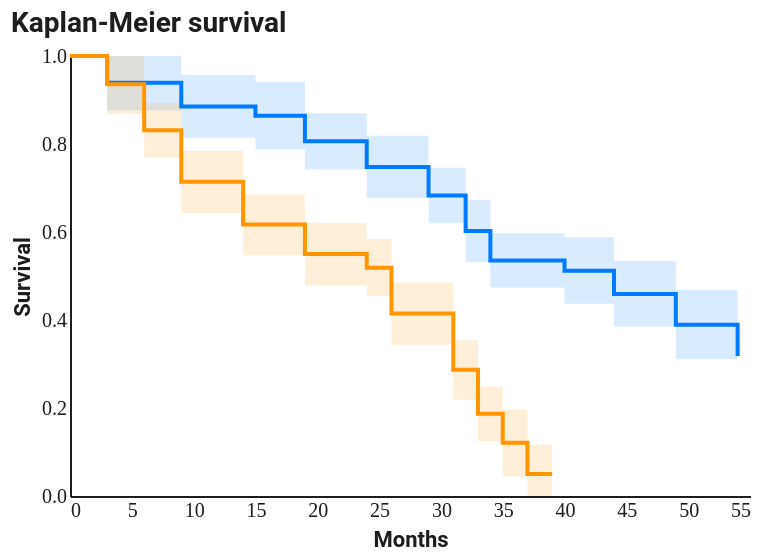

Source (Vega-Lite JSON):
### Vega-Lite specification from a JSON file in a GitHub repository (floating-point values rounded to 4 significant figures)
{"$schema": "https://vega.github.io/schema/vega-lite/v5.json", "config": {"background": "#FFFFFF", "font": "Roboto, Roboto Serif, Roboto Mono, system-ui, sans-serif", "view": {"stroke": null, "cornerRadius": 10}, "axis": {"domain": true, "domainColor": "#1D1D1F", "labelColor": "#1D1D1F", "titleColor": "#1D1D1F", "grid": false, "ticks": false, "labelFont": "Roboto Mono", "titleFont": "Roboto"}, "axisTop": {"domain": false, "domainColor": null, "labels": false, "ticks": false, "title": null}, "axisRight": {"domain": false, "domainColor": null, "labels": false, "ticks": false, "title": null}, "legend": {"titleFont": "Roboto", "labelFont": "Roboto", "labelColor": "#1D1D1F", "titleColor": "#1D1D1F"}, "title": {"font": "Roboto", "fontSize": 14, "color": "#1D1D1F", "subtitleFont": "Roboto", "subtitleColor": "#1D1D1F"}, "range": {"category": ["#FF3B30", "#FF9500", "#FFCC00", "#28CD41", "#79DBDC", "#007AFF", "#AF52DE", "#FF2D55"]}, "bar": {"cornerRadiusEnd": 4}, "line": {"strokeWidth": 2}, "point": {"filled": true, "size": 40}}, "width": 340, "height": 220, "title": {"text": "Kaplan-Meier survival", "anchor": "start"}, "data": {"values": [{"t": 0, "s": 1.0, "lo": 1.0, "hi": 1.0, "arm": "Treatment"}, {"t": 3, "s": 0.939, "lo": 0.876, "hi": 1, "arm": "Treatment"}, {"t": 9, "s": 0.885, "lo": 0.814, "hi": 0.957, "arm": "Treatment"}, {"t": 15, "s": 0.864, "lo": 0.788, "hi": 0.941, "arm": "Treatment"}, {"t": 19, "s": 0.806, "lo": 0.742, "hi": 0.87, "arm": "Treatment"}, {"t": 24, "s": 0.748, "lo": 0.677, "hi": 0.819, "arm": "Treatment"}, {"t": 29, "s": 0.683, "lo": 0.62, "hi": 0.746, "arm": "Treatment"}, {"t": 32, "s": 0.602, "lo": 0.532, "hi": 0.673, "arm": "Treatment"}, {"t": 34, "s": 0.535, "lo": 0.474, "hi": 0.597, "arm": "Treatment"}, {"t": 40, "s": 0.512, "lo": 0.437, "hi": 0.588, "arm": "Treatment"}, {"t": 44, "s": 0.459, "lo": 0.385, "hi": 0.534, "arm": "Treatment"}, {"t": 49, "s": 0.389, "lo": 0.311, "hi": 0.468, "arm": "Treatment"}, {"t": 54, "s": 0.318, "lo": 0.247, "hi": 0.39, "arm": "Treatment"}, {"t": 0, "s": 1.0, "lo": 1.0, "hi": 1.0, "arm": "Control"}, {"t": 3, "s": 0.936, "lo": 0.868, "hi": 1, "arm": "Control"}, {"t": 6, "s": 0.831, "lo": 0.769, "hi": 0.893, "arm": "Control"}, {"t": 9, "s": 0.714, "lo": 0.643, "hi": 0.784, "arm": "Control"}, {"t": 14, "s": 0.617, "lo": 0.547, "hi": 0.686, "arm": "Control"}, {"t": 19, "s": 0.55, "lo": 0.478, "hi": 0.621, "arm": "Control"}, {"t": 24, "s": 0.519, "lo": 0.454, "hi": 0.584, "arm": "Control"}, {"t": 26, "s": 0.415, "lo": 0.344, "hi": 0.485, "arm": "Control"}, {"t": 31, "s": 0.287, "lo": 0.219, "hi": 0.354, "arm": "Control"}, {"t": 33, "s": 0.187, "lo": 0.125, "hi": 0.249, "arm": "Control"}, {"t": 35, "s": 0.121, "lo": 0.044, "hi": 0.197, "arm": "Control"}, {"t": 37, "s": 0.05, "lo": 0, "hi": 0.117, "arm": "Control"}, {"t": 39, "s": 0.05, "lo": 0, "hi": 0.123, "arm": "Control"}]}, "layer": [{"mark": {"type": "area", "opacity": 0.15, "interpolate": "step-after"}, "encoding": {"x": {"field": "t", "type": "quantitative", "axis": {"title": "Months"}}, "y": {"field": "lo", "type": "quantitative", "scale": {"domain": [0, 1]}, "axis": {"title": "Survival"}}, "y2": {"field": "hi"}, "color": {"field": "arm", "type": "nominal", "legend": null}}}, {"mark": {"type": "line", "interpolate": "step-after", "strokeWidth": 2}, "encoding": {"x": {"field": "t", "type": "quantitative"}, "y": {"field": "s", "type": "quantitative"}, "color": {"field": "arm", "type": "nominal", "scale": {"domain": ["Treatment", "Control"], "range": ["#007AFF", "#FF9500"]}, "legend": {"title": "Arm"}}}}]}
